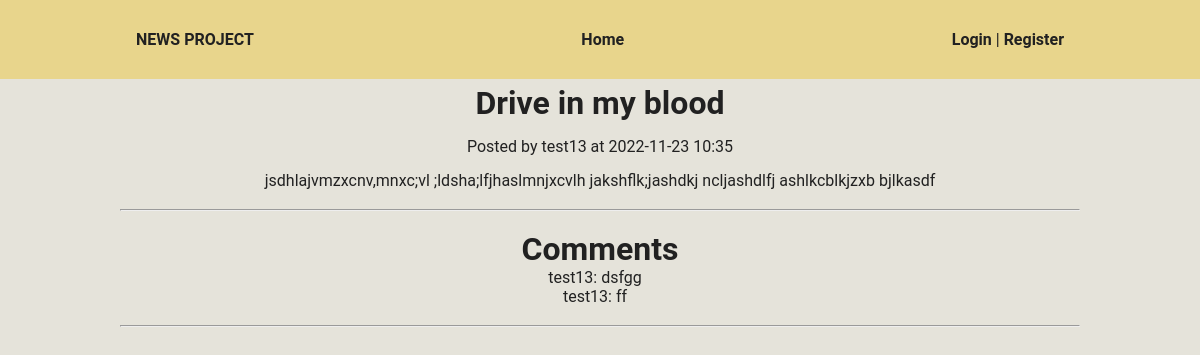
The app's page /news?id=15, older data.
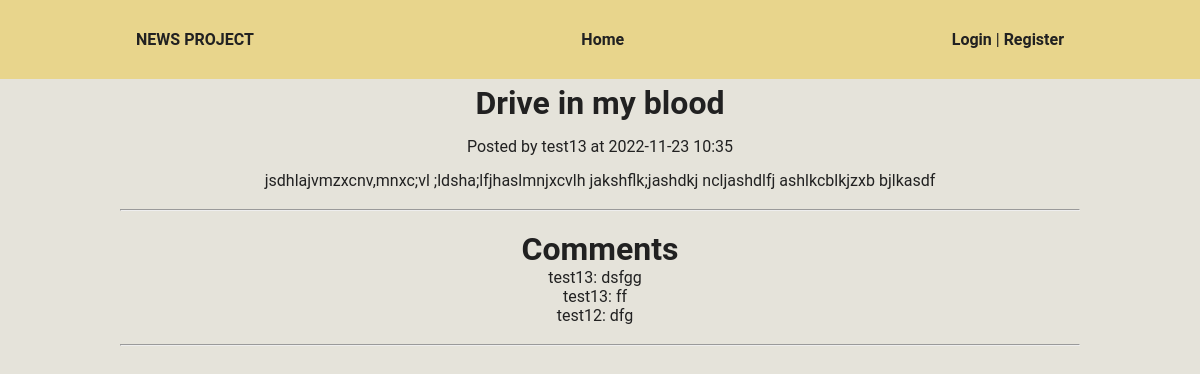
The same page, newer data.
### tables this page shows
CREATE TABLE news (
    id INTEGER PRIMARY KEY autoincrement, 
    created DATETIME,
    title TEXT NOT NULL, 
    main_text TEXT NOT NULL,
    user_id INTEGER NOT NULL,
    FOREIGN KEY(user_id) REFERENCES users(id)
  );

CREATE TABLE users (
    id INTEGER PRIMARY KEY autoincrement,
    email TEXT UNIQUE NOT NULL, 
    username TEXT NOT NULL, 
    password TEXT NOT NULL,
    is_admin BOOLEAN NOT NULL DEFAULT 0 CHECK (is_admin IN (0, 1))
  );

CREATE TABLE comments ( 
    id INTEGER PRIMARY KEY autoincrement, 
    main_text TEXT NOT NULL,
    news_id INTEGER NOT NULL,
    user_id INTEGER NOT NULL,
    FOREIGN KEY(user_id) REFERENCES users(id),
    FOREIGN KEY(news_id) REFERENCES news(id)
  );

### views/pages/news.php (called while the page is built, shortened)
<?php
$news = News::get($_GET['id']);
$is_comments_exist = Comment::check_if_exists($news['id']);
if ($is_comments_exist) {
    $comments = Comment::all($news['id']);
}
require 'views/templates/dafault_template.php';

### router/routes.php (called while the page is built, shortened)
<?php
Router::enable();

### index.php (called while the page is built, shortened)
<?php
require_once "router/routes.php";

### app/Controllers/News.php (called while the page is built, shortened)
<?php
class News {
    public static function get($news_id): array {
        $sql = "SELECT n.id, n.created, n.title, n.main_text, n.user_id, u.username
                FROM news n
                JOIN users u
                    ON n.user_id == u.id
                WHERE n.id = $news_id";
        return $GLOBALS['db']->querySingle($sql, true);
    }
}

### app/Controllers/Comment.php (called while the page is built, shortened)
<?php
class Comment {
    public static function all($news_id): \SQLite3Result {
        $sql = "SELECT c.id, c.main_text, c.user_id, u.username
                FROM comments c
                JOIN users u
                    ON c.user_id == u.id
                WHERE c.news_id == $news_id";
        return $GLOBALS['db']->query($sql);
    }
}

### views/templates/news.php (the view, shortened to what this page needs)
<h1 class="news__title">
    <?= $news['title'] ?>
</h1>
<p class="news__created">
    Posted by <?= $news['username'] ?> at <?= $news['created'] ?>
</p>
<p class="news__main_text">
    <?= $news['main_text'] ?>
</p>
<br><hr><br>
<h1>Comments</h1>
<ul>
<?php
    if ($comments) {
        while ($comment = $comments->fetchArray(SQLITE3_ASSOC)) {
            ?>
            <li class='news__comment'>
                <span class="news__comment_text">
                    <?= $comment['username'] ?>: <?= $comment['main_text'] ?>
                </span>
            <?php
        }
    } else {
            echo "No comments yet";
    }
?>
</ul>
<br><hr><br>

### app/Services/Router.php (shortened to what this page needs)
<?php
class Router {
    private static $list = [];
    public static function route(string $uri, string $page_name, array $methods) {
        self::$list[] = [
            "uri" => $uri,
            "page" => $page_name,
            "methods" => $methods,
            "is_reg" => false
        ];
    }
    public static function enable() {
        $query = $_GET['q'];
        foreach(self::$list as $route) {
            if ($route['is_reg']) {
                if (in_array($_SERVER['REQUEST_METHOD'], $route['methods'])) {
                    require_once "views/pages/" . $route['page'] . ".php";
                    exit();
                } else {
                    break;
                }
            } elseif ($route['uri'] === '/' . $query) {
                if (in_array($_SERVER['REQUEST_METHOD'], $route['methods'])) {
                    require_once "views/pages/" . $route['page'] . ".php";
                    exit();
                } else {
                    break;
                }
            }
        }
    }
}

### views/templates/dafault_template.php (shortened to what this page needs)
<!DOCTYPE html>
<html lang="en">
<head>
    <link type="text/css" href="/assets/css/styles.min.css" rel="stylesheet" />
</head>
<body>
<header>
    <div class="elements container">
        <div class="elements__logo">
            <a href="/">
                NEWS PROJECT
            </a>
        </div>
        <div class="elements_menu">
            <ul class="elements_menu__list">
                <li class="elements_menu__list_item">
                    <a class="elements_menu__list_item_link" href="/">Home</a>
                </li>
            </ul>
        </div>
        <div class="elements__button">
        <?php
            if (!$_SESSION['user']) {
                ?>
                <a class="elements__button_link" href="/login">Login</a>
                |
                <a class="elements__button_link" href="/register">Register</a>
                <?php
            } else {
                ?>
                <?= $_SESSION['user']['username'] ?> |
                <a class="elements__button_link" href="/logout">Logout</a>
                <?php
            }
        ?>
        </div>
    </div>
</header>
<div class="container">
<?php include 'views/templates/' . $content_template ?>
</div>
</body>
</html>

Row changes from the older to the newer data that the page shows:
added comments: user.username "test12", main_text "dfg"
